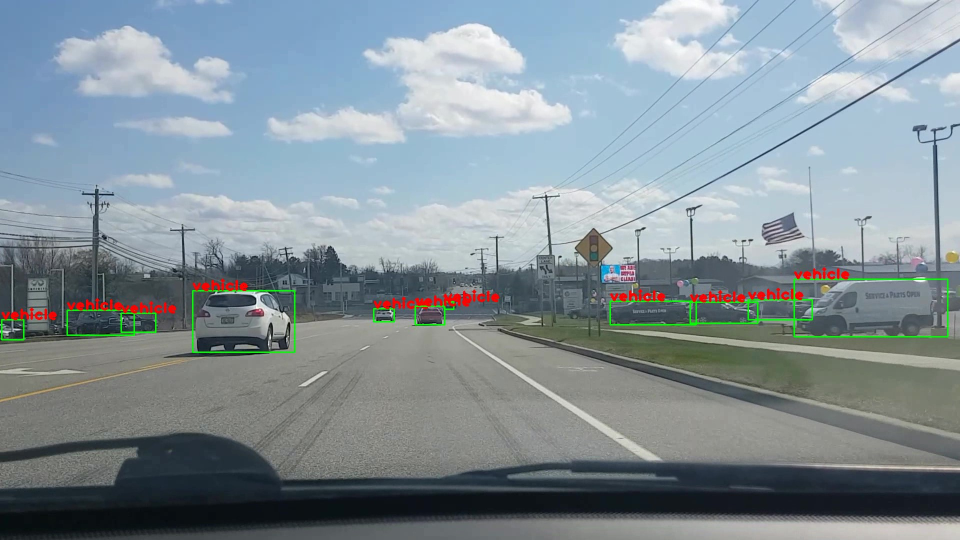
#> input picture transforms/footage01_trim_shot.jpg, 1920 x 1080 px (shown at 1/2 size)
$ python perspective.py
#> lines starting #> are read from the running program, lines starting #| are printed output that depends on the picture; after the words box and inside, x2 and y2 are one past the last pixel; in counts of white or black regions, pixels touching at a corner belong together; long printed decimals are rounded
#Jeremiah Hsieh Perspective Warping
#this program uses camera information gathered by calibration.py to use relative transform on an image and calculate equivalent top down image
#overall project methodology is from the udacity self driving car nanodegree course
#i think maybe another issue is camera quality? cuz getting transformed lines further away from the  camera is really blurry even for a transform


import cv2 as cv
import pickle
import numpy as np


#store x/y coordinates from mouseclick
right_clicks = list()

#temporary manual eyeballing tools until i figure out how to automate road intersection and vanishing point
#get coordinates at mouse click on window
def mouseclick(event, x, y, flags, params):

    #right-click event value is 2
    if event == 2:
        global right_clicks

        #store the coordinates of the right-click event
        right_clicks.append([x, y])

        #this just verifies that the mouse data is being collected
        #you probably want to remove this later
        print(right_clicks)

#given original x and y coordinates in image, make relative transform using warp  matrix
def transformCoordinate(x, y, transform_matrix):
    tx = (transform_matrix[0][0] * x + transform_matrix[0][1] * y + transform_matrix[0][2]) / ((transform_matrix[2][0] * x + transform_matrix[2][1] * y + transform_matrix[2][2]))
    ty = (transform_matrix[1][0] * x + transform_matrix[1][1] * y + transform_matrix[1][2]) / ((transform_matrix[2][0] * x + transform_matrix[2][1] * y + transform_matrix[2][2]))
    return tx, ty


def findVanishingPoint(img):
    height = img.shape[0]
    width = img.shape[1]
    left = np.zeros((2,2), dtype= np.float32)
    right = np.zeros((2,1), dtype= np.float32)
    roi_points = np.array([[0, height - 50],[width, height-50], [width // 2, height // 2 + 50]], dtype=np.int32)
    roi = np.zeros((height, width), dtype=np.uint8)
    cv.fillPoly(roi, [roi_points], 1)
    hls = cv.cvtColor(img, cv.COLOR_RGB2HLS)

    #color ranges
    white_lower = np.array([np.round(  0 / 2), np.round(0.75 * 255), np.round(0.00 * 255)])
    white_upper = np.array([np.round(360 / 2), np.round(1.00 * 255), np.round(0.30 * 255)])
    white_mask = cv.inRange(hls, white_lower, white_upper)
    # #incorrect range?
    # yellow_lower = np.array([np.round( 40 / 2), np.round(0.00 * 255), np.round(0.35 * 255)])
    # yellow_upper = np.array([np.round( 60 / 2), np.round(1.00 * 255), np.round(1.00 * 255)])
    # yellow_mask = cv.inRange(hls, yellow_lower, yellow_upper)

    # #generate mask of each colors
    # mask = cv.bitwise_or(yellow_mask, white_mask)
    # masked = cv.bitwise_and(img, img, mask = mask)
    # cv.imshow("white", white_mask)
    # # cv.imshow("yellow", yellow_mask)
    # cv.imshow("final", masked)
    # cv.imshow('original', img)1

    #canny edge detection
    edges = cv.Canny(white_mask, 200, 100)
    #extrapolate lines in image
    lines = cv.HoughLinesP(edges * roi, 0.5, np.pi/180, 10, None, 100, 150)

    #combine and calculate lines based on slope (assume negative slope is right lane and positive slope is left lane)
    if lines is not None:
        for line in lines:
            for x1, y1, x2, y2 in line:
                normal = np.array([[-(y2-y1)], [x2-x1]], dtype = np.float32)
                normal /= np.linalg.norm(normal)
                point = np.array([[x1],[y1]], dtype = np.float32)
                outer = np.matmul(normal, normal.T)
                left += outer
                right += np.matmul(outer, point)
                cv.line(img, (x1,y1), (x2, y2),(255, 0, 0), thickness = 2)
        # calculate the vanishing point
    vanishing_point = np.matmul(np.linalg.inv(left), right)

    # cv.imshow('edges', edges)
    # cv.waitKey(0)
    # cv.destroyAllWindows()
    if lines is not None:
        return vanishing_point[0][0], vanishing_point[1][0], lines
    else:
        return None, None, None


#takes image and detected object bounding box coordinates and performs transforms to approximate distance from camera
def transformImage(img = None, vx = None, vy = None, lines = None):
    trigger = 0
    # #read image
    if img is None:
        img = cv.imread("footage01_trim_shot.jpg")
#> img is the input picture: shape (1080, 1920, 3); mean B, G, R 151.4, 144.8, 131.9
        trigger = 1

    height = img.shape[0]
#> height = 1080
    width = img.shape[1]
#> width = 1920

    warpheight = 800
    warpwidth = 600
    #open pickle file containing camera matrix/coefficients found from calibration program
    with open('pickle.p', 'rb') as file:
#> (reads transforms/pickle.p from the repository)
        data = pickle.load(file)
        #camera calibration matrix
        matrix = data['matrix']
        # camera distortion coefficients
        distortion = data['distortion']

    # [9 lines of commented-out code are left out]
    if trigger == 1:
        vx, vy, lines = findVanishingPoint(img)
#> in findVanishingPoint, `cv.fillPoly(roi, [roi_points], 1)`:
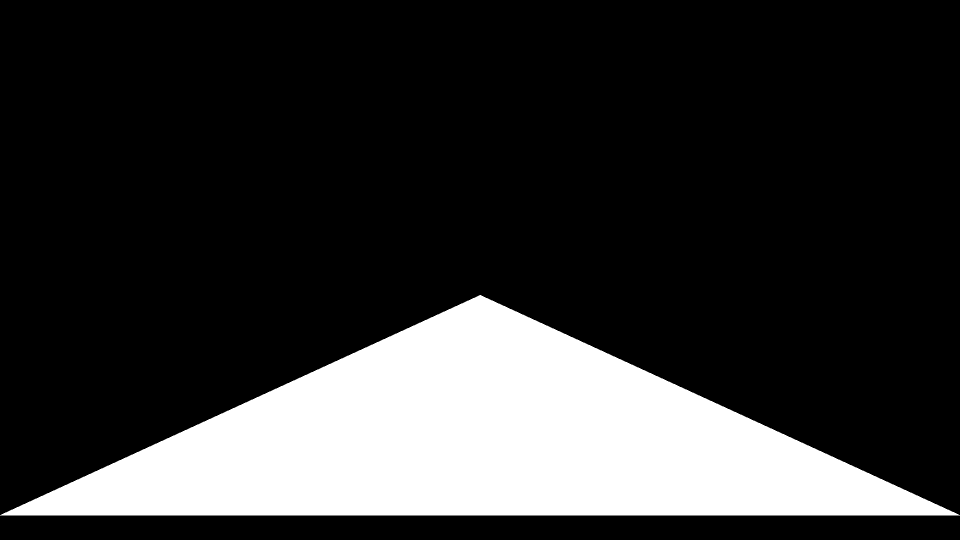
#> roi: shape (1080, 1920) (shown at 1/2 size); values 0 (black) and 1 (white), 20.5% white; 1 white region, box (x1, y1, x2, y2) and area: (0, 590, 1920, 1031) 424080
#> in findVanishingPoint, `hls = cv.cvtColor(img, cv.COLOR_RGB2HLS)`: hls: shape (1080, 1920, 3); mean of channels 0, 1, 2 35.8, 142.8, 49.1
#> in findVanishingPoint, `white_mask = cv.inRange(hls, white_lower, white_upper)`: white_mask: shape (1080, 1920); 16.9% white; 729 white regions (629 under 20 px), largest, box (x1, y1, x2, y2) and area: (1202, 296, 1871, 531) 92158, (345, 355, 1353, 542) 84635, (537, 49, 1141, 288) 62204
#> in findVanishingPoint, `edges = cv.Canny(white_mask, 200, 100)`:
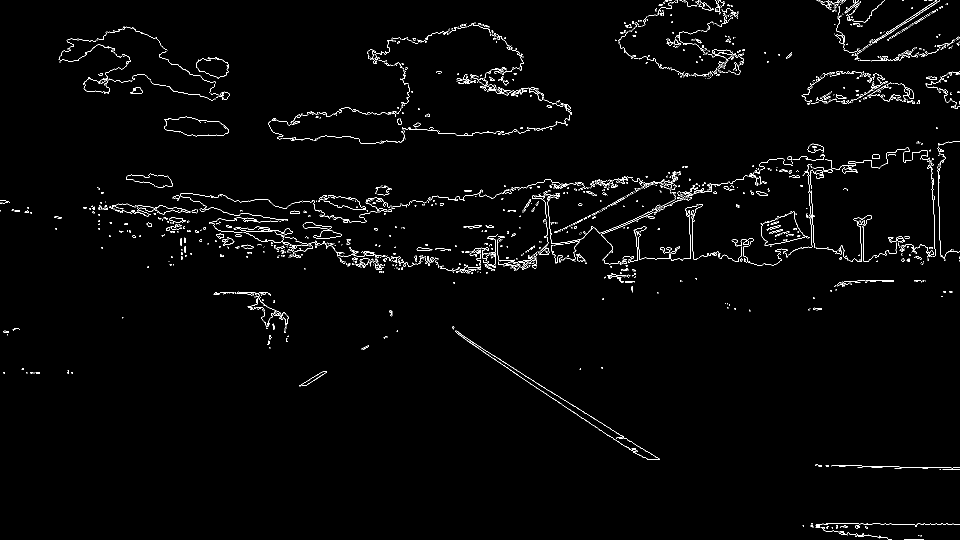
#> edges: shape (1080, 1920) (shown at 1/2 size); 1.6% white in thin lines or dots
#> in findVanishingPoint, `lines = cv.HoughLinesP(edges * roi, 0.5, np.pi/180, 10, None, 100, 150)`: lines = [[911, 663, 1318, 917], [927, 676, 1228, 879], [912, 665, 1318, 918], [916, 668, 1268, 905], [610, 771, 734, 694], [598, 771, 722, 699], [917, 669, 1291, 902], [967, 704, 1099, 793]]
#> the loop in findVanishingPoint, `for line in lines:` made 8 passes
#> after the loop in findVanishingPoint, `for line in lines:`:
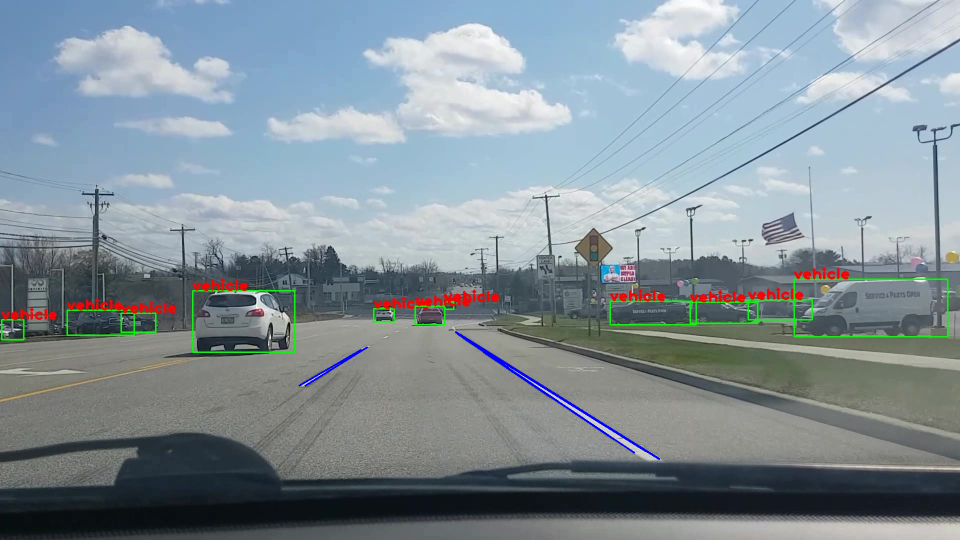
#> img: shape (1080, 1920, 3) (shown at 1/2 size); 0.24% of pixels changed, all inside (x1, y1, x2, y2) = (597, 662, 1320, 920)
#> after the loop in findVanishingPoint, `for line in lines:`: left = [[2.31, -1.85], [-1.85, 5.69]]; right = [799.8, 1980.1]
#> in findVanishingPoint, `vanishing_point = np.matmul(np.linalg.inv(left), right)`: vanishing_point = [848.5, 624.3]
#> vx = 848.5; vy = 624.3
        #draw vanishing point
        cv.circle(img,(vx, vy), 5, (255,0,0), -1)
#> img: shape (1080, 1920, 3); under 0.01% of pixels changed, all inside (x1, y1, x2, y2) = (843, 619, 854, 630)

    # #original point on image
    # originaltrapazoid = [(800, 770), (480, 930), (1180, 930), (930, 770)]

    # #manually set points
    # #figure out how to do this automatically?
    # #top left
    # cv.circle(img,(800, 770), 5, (0,0,255), -1)
    # #bottom left
    # cv.circle(img,(480, 930), 5, (0,0,255), -1)
    # #bottom right
    # cv.circle(img,(1180, 930), 5, (0,0,255), -1)
    # #top right
    # cv.circle(img,(930, 770), 5, (0,0,255), -1)

    top = vy + 20
#> top = 644.3
    # top = vy + 40
    bottom = height-100
#> bottom = 980

    #top left and right points of trapzeoid
    p1 = (int(vx - 100), int(top))
#> p1 = (748, 644)
    p2 = (int(vx + 100), int(top))
#> p2 = (948, 644)
    #i also seme to have a chicken or the egg problem where i would like to use lane width to calculate optimal trapezoid values to use (ideally encompassing 3 lane widths wide) but in order to get the best top down transform values to measure the lane dimensions i need to calculate the trapezoid first
    # p1 = (int(vx - 200), int(top))
    # p2 = (int(vx + 200), int(top))
    #bottem left and right points of trapezoid calculated by finding the intersection of the bottom horizontal, p1/p2, and the vanishing point
    p3 = (int(p2[0] + (vx-p2[0]) / float(vy - p2[1]) * (bottom - p2[1])), int(bottom))
#> p3 = (2642, 980)
    # p3 = on_line(p2, vanishingpoint, bottom)
    # p4 = on_line(p1, vanishingpoint, bottom)
    p4 = (int(p1[0] + (vx - p1[0]) / float(vy - p1[1]) * (bottom - p1[1])), int(bottom))
#> p4 = (-963, 980)


    # [6 lines of commented-out code are left out]
    originaltrapazoid = [p1, p2, p3, p4]
#> originaltrapazoid = [(748, 644), (948, 644), (2642, 980), (-963, 980)]

    # #manually set points
    # #figure out how to do this automatically?
    # #vanishing point and
    # #top left
    # cv.circle(img, (610, 670), 5, (0,0,255), -1)
    # #bottom left
    # cv.circle(img,(-10, 850), 5, (0,0,255), -1)
    # #bottom right
    # cv.circle(img,(1670, 850), 5, (0,0,255), -1)
    # #top right
    # cv.circle(img,(1020, 670), 5, (0,0,255), -1)


    #top left, top right, bottom right, bottom left
    final = np.array([[0, 0], [600, 0],[600, 800], [0, 800]], dtype=np.float32)

    #corresponding transformed birds eye equivalent of image
    #car lane is assumed standard 12 feet wide
    #dashes are 10 feet long?
    #top left, bottom left, bottom right, top right
    # distortedtrapezoid = [(450, 0), (450, 950), (1250, 950), (1250, 0)]


    # Topdown = Topdown(originaltrapazoid, distortedtrapezoid, matrix, distortion)

    # undistorted = Topdown.undistort(img)

    #undistort image using known camera parameters
    undistorted = cv.undistort(img, matrix, distortion, None, matrix)
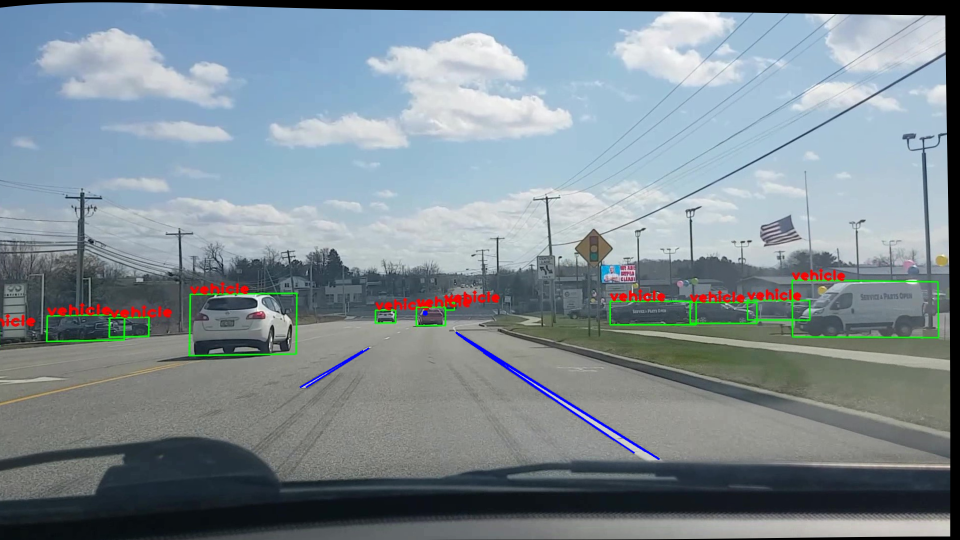
#> undistorted: shape (1080, 1920, 3) (shown at 1/2 size); mean B, G, R 146.5, 139.6, 127.2
    #image size
    shape = (undistorted.shape[1], undistorted.shape[0])
#> shape = (1920, 1080)
    #convert to array for transformation
    initial = np.array(originaltrapazoid, np.float32)
#> initial = [[748, 644], [948, 644], [2642, 980], [-963, 980]]
    # final = np.array(distortedtrapezoid, np.float32)

    #map corresponding points to each other
    #change it from lane lines to include adjacent lanes using a larger trapezoid?
    warp_matrix = cv.getPerspectiveTransform(initial, final)
#> warp_matrix = [[-0.0948, -0.483, 382], [2.58e-16, -1.36, 873.8], [4.73e-19, -0.0016, 1]]
    #convert to top down view
    # topdown = cv.warpPerspective(undistorted, warp_matrix, shape, flags = cv.INTER_LINEAR)
    topdown = cv.warpPerspective(undistorted, warp_matrix, (warpwidth, warpheight), flags = cv.INTER_LINEAR)


    #revert perspective transform from top down back to original vie
    revert_matrix = cv.getPerspectiveTransform(final, initial)
#> revert_matrix = [[0.333, -1, 748], [0, -0.737, 644], [0, -0.00118, 1]]
    revert = cv.warpPerspective(topdown, revert_matrix, shape, flags = cv.INTER_LINEAR)
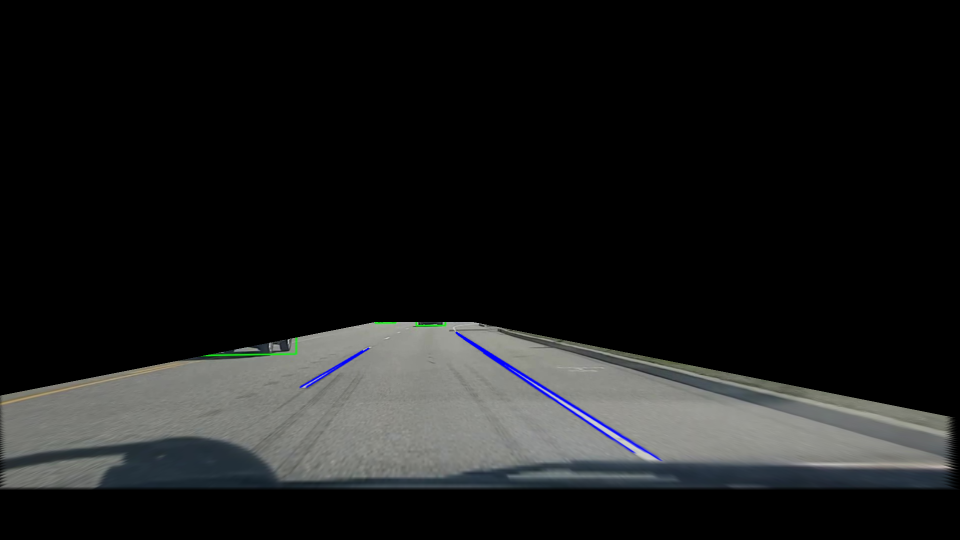
#> revert: shape (1080, 1920, 3) (shown at 1/2 size); mean B, G, R 27.6, 27.7, 26.9


    #calculate the width of the road lane in pixels
    closestleft = 0
    closestright = warpwidth
    for line in lines:
        for x1, y1, x2, y2 in line:
            # print(closestleft)
            # print(closestright)
            transformed_line = transformCoordinate(x1, y1, warp_matrix)
            # [5 lines of commented-out code are left out]
            if transformed_line[0] < warpwidth/2 and transformed_line[0] > closestleft:
                closestleft = int(transformed_line[0])
            if transformed_line[0] > warpwidth/2 and transformed_line[0] < closestright:
                closestright = int(transformed_line[0])
#> this loop made 8 passes
#> line on passes 1 to 8: [[911, 663, 1318, 917]], [[927, 676, 1228, 879]], [[912, 665, 1318, 918]], [[916, 668, 1268, 905]], [[610, 771, 734, 694]], [[598, 771, 722, 699]], [[917, 669, 1291, 902]], [[967, 704, 1099, 793]]
#> after the loop, closestleft = 205; closestright = 389
    #number of pixels equivalent to 12 feet
    pixelwidth = closestright - closestleft
#> pixelwidth = 184
    #use camera and warp matrix to find relative length in the y direction
    relative_matrix = np.linalg.inv(np.matmul(warp_matrix, matrix))
#> relative_matrix = [[-0.00519, -0.00863, 8.88], [-7.98e-19, -0.000484, 0.105], [-5.6e-17, 0.0373, -31.63]]
    pixelheight = pixelwidth * np.linalg.norm(relative_matrix[:, 0]) / np.linalg.norm(relative_matrix[:, 1])
#> pixelheight = 24.91

    feetperpixelx = 12 / pixelwidth
#> feetperpixelx = 0.0652
    feetperpixely = 12 / pixelheight
#> feetperpixely = 0.482


    if trigger == 1:
        #draw pixel distance lines
        cv.line(topdown, (closestleft, int(warpheight-pixelheight)), (closestright, int(warpheight-pixelheight)),(0, 0, 255), thickness = 2)
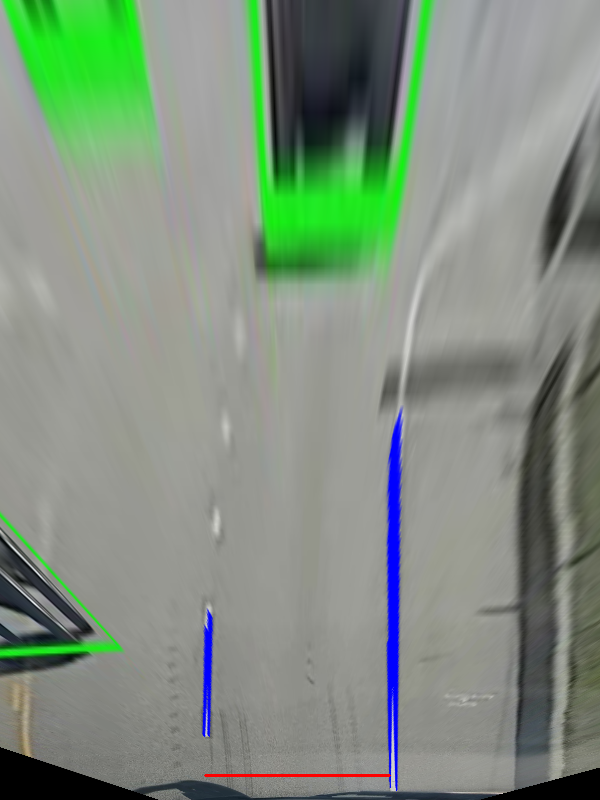
#> topdown: shape (800, 600, 3); mean B, G, R 127.9, 143.4, 128.8
        cv.line(topdown, (closestleft, 800), (closestleft, int(warpheight-pixelheight)),(0, 255, 0), thickness = 2)
#> topdown: shape (800, 600, 3); 0.02% of pixels changed, all inside (x1, y1, x2, y2) = (204, 774, 207, 800)

        print('pixelwidth: ' + str(pixelwidth))
#| pixelwidth: 184
        print('pixelheight: ' + str(pixelheight))
#| pixelheight: 24.910

        #show trapezoid that is transformed
        cv.polylines(img, [initial.astype(np.int32)],True, (0,0,255), thickness = 3)
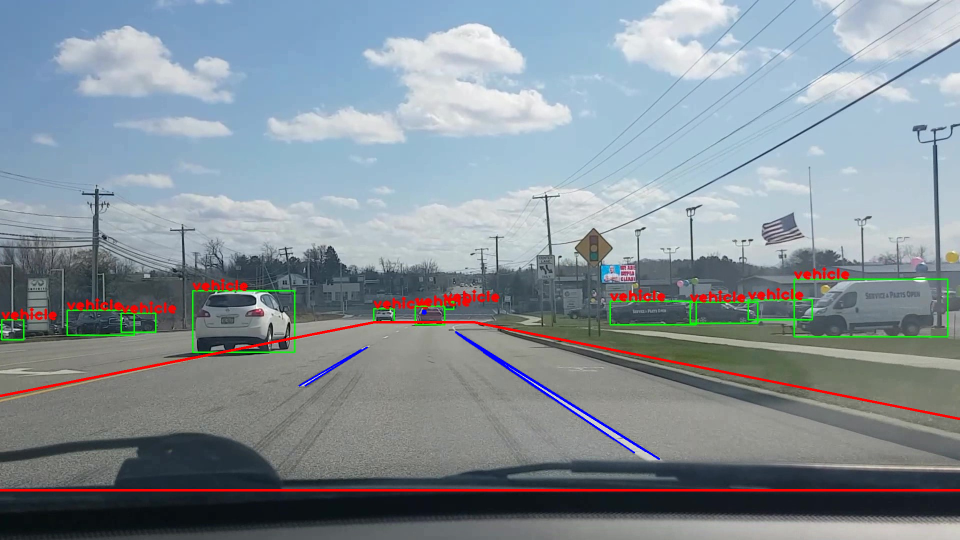
#> img: shape (1080, 1920, 3) (shown at 1/2 size); mean B, G, R 150.9, 143.6, 133.2


        cv.imshow('reverted', revert)
        # cv.imshow('edges', edges)
        # cv.imshow('gray', blur)
        cv.imshow("img", img)
        # [5 lines of commented-out code are left out]
        cv.imshow("topdown", topdown)
        #set mouse callback function for window
        cv.setMouseCallback('img', mouseclick)
        # cv.imshow("Perspective transformation", result)
    cv.waitKey(0)
    cv.destroyAllWindows()

    return topdown, warp_matrix, feetperpixelx, feetperpixely


#main function call
if __name__ == "__main__":
    transformImage()
